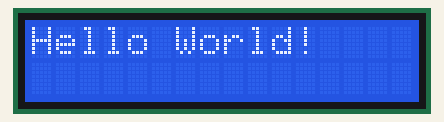
Simulated run of this sketch. Board: Arduino Uno, built with avr-gcc and run on an emulated ATmega328P. On the bench: 16×2 character LCD.

Above: at 0.1 s.
At 3.1 s:
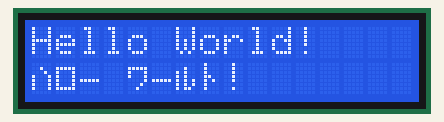

The sketch:

helloworld.ino
```cpp
//YWROBOT
//Compatible with the Arduino IDE 1.0
//Library version:1.1
#include <Wire.h>
#include <LiquidCrystal_I2C.h>

LiquidCrystal_I2C lcd(0x3F,16,2);  // set the LCD address to 0x27 for a 16 chars and 2 line display

char a[]={B11001010, B11011011, B10110000, ' ', B11011100, B10110000, B11011001, B11000100, '!', 0};

void setup()
{
  lcd.init();                      // initialize the lcd
  // Print a message to the LCD.
  lcd.backlight();
  lcd.setCursor(0, 0);
  lcd.print("Hello World!");
  delay(3000);
  lcd.setCursor(0, 1);
  lcd.print(a);

}

void loop(){}
```
